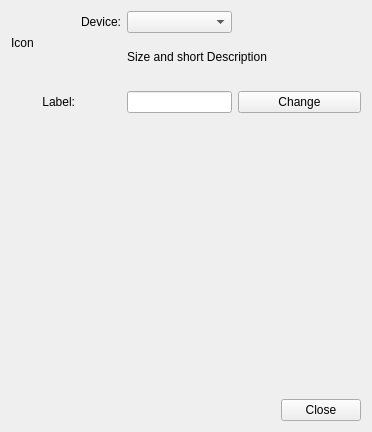
<?xml version="1.0" encoding="UTF-8"?>
<ui version="4.0">
 <author>Davide Bettio</author>
 <class>DiskManager</class>
 <widget class="QWidget" name="DiskManager">
  <property name="geometry">
   <rect>
    <x>0</x>
    <y>0</y>
    <width>372</width>
    <height>432</height>
   </rect>
  </property>
  <layout class="QGridLayout" name="gridLayout">
   <item row="0" column="0" rowspan="3" colspan="2">
    <widget class="QLabel" name="deviceIcon">
     <property name="minimumSize">
      <size>
       <width>64</width>
       <height>64</height>
      </size>
     </property>
     <property name="text">
      <string notr="true">Icon</string>
     </property>
    </widget>
   </item>
   <item row="0" column="2">
    <widget class="QLabel" name="deviceComboBoxLabel">
     <property name="text">
      <string>Device:</string>
     </property>
     <property name="alignment">
      <set>Qt::AlignRight|Qt::AlignTrailing|Qt::AlignVCenter</set>
     </property>
    </widget>
   </item>
   <item row="0" column="3" colspan="2">
    <widget class="KComboBox" name="deviceComboBox"/>
   </item>
   <item row="1" column="3" rowspan="2" colspan="3">
    <widget class="QLabel" name="deviceInfo">
     <property name="text">
      <string notr="true">Size and short Description</string>
     </property>
    </widget>
   </item>
   <item row="3" column="3">
    <spacer name="verticalSpacer_2">
     <property name="orientation">
      <enum>Qt::Vertical</enum>
     </property>
     <property name="sizeType">
      <enum>QSizePolicy::Fixed</enum>
     </property>
     <property name="sizeHint" stdset="0">
      <size>
       <width>20</width>
       <height>10</height>
      </size>
     </property>
    </spacer>
   </item>
   <item row="4" column="0" colspan="2">
    <widget class="QLabel" name="labelLineEditLabel">
     <property name="text">
      <string>Label:</string>
     </property>
     <property name="alignment">
      <set>Qt::AlignRight|Qt::AlignTrailing|Qt::AlignVCenter</set>
     </property>
    </widget>
   </item>
   <item row="4" column="3" colspan="2">
    <widget class="KLineEdit" name="labelLineEdit"/>
   </item>
   <item row="4" column="5" colspan="2">
    <widget class="KPushButton" name="changeLabelButton">
     <property name="text">
      <string>Change</string>
     </property>
    </widget>
   </item>
   <item row="5" column="4">
    <spacer name="verticalSpacer_3">
     <property name="orientation">
      <enum>Qt::Vertical</enum>
     </property>
     <property name="sizeType">
      <enum>QSizePolicy::Expanding</enum>
     </property>
     <property name="sizeHint" stdset="0">
      <size>
       <width>53</width>
       <height>269</height>
      </size>
     </property>
    </spacer>
   </item>
   <item row="6" column="0" colspan="7">
    <widget class="KSeparator" name="kseparator"/>
   </item>
   <item row="7" column="6">
    <widget class="KPushButton" name="closeButton">
     <property name="text">
      <string>Close</string>
     </property>
    </widget>
   </item>
  </layout>
 </widget>
 <customwidgets>
  <customwidget>
   <class>KPushButton</class>
   <extends>QPushButton</extends>
   <header>kpushbutton.h</header>
  </customwidget>
  <customwidget>
   <class>KLineEdit</class>
   <extends>QLineEdit</extends>
   <header>klineedit.h</header>
  </customwidget>
  <customwidget>
   <class>KComboBox</class>
   <extends>QComboBox</extends>
   <header>kcombobox.h</header>
  </customwidget>
  <customwidget>
   <class>KSeparator</class>
   <extends>QFrame</extends>
   <header>kseparator.h</header>
  </customwidget>
 </customwidgets>
 <resources/>
 <connections/>
</ui>
